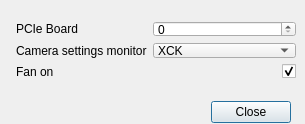
<?xml version="1.0" encoding="UTF-8"?>
<ui version="4.0">
 <class>DialogFanControlClass</class>
 <widget class="QDialog" name="DialogFanControlClass">
  <property name="geometry">
   <rect>
    <x>0</x>
    <y>0</y>
    <width>305</width>
    <height>124</height>
   </rect>
  </property>
  <property name="windowTitle">
   <string>DialogFanControl</string>
  </property>
  <widget class="QWidget" name="gridLayoutWidget">
   <property name="geometry">
    <rect>
     <x>5</x>
     <y>10</y>
     <width>302</width>
     <height>80</height>
    </rect>
   </property>
   <layout class="QGridLayout" name="gridLayout">
    <item row="2" column="0">
     <widget class="QLabel" name="labelFanOn">
      <property name="text">
       <string>Fan on</string>
      </property>
     </widget>
    </item>
    <item row="2" column="1">
     <widget class="QCheckBox" name="checkBoxFanOn">
      <property name="layoutDirection">
       <enum>Qt::LayoutDirection::RightToLeft</enum>
      </property>
      <property name="text">
       <string/>
      </property>
      <property name="checked">
       <bool>true</bool>
      </property>
     </widget>
    </item>
    <item row="0" column="1">
     <widget class="QSpinBox" name="spinBoxPcie"/>
    </item>
    <item row="1" column="1">
     <widget class="QComboBox" name="comboBoxMonitor">
      <item>
       <property name="text">
        <string>XCK</string>
       </property>
      </item>
      <item>
       <property name="text">
        <string>EXP_WIN</string>
       </property>
      </item>
      <item>
       <property name="text">
        <string>ADC_CLK</string>
       </property>
      </item>
      <item>
       <property name="text">
        <string>Vin sample / Fan control</string>
       </property>
      </item>
     </widget>
    </item>
    <item row="1" column="0">
     <widget class="QLabel" name="labelFanControlSet">
      <property name="text">
       <string>Camera settings monitor</string>
      </property>
     </widget>
    </item>
    <item row="0" column="0">
     <widget class="QLabel" name="labelPcie">
      <property name="text">
       <string>PCIe Board</string>
      </property>
     </widget>
    </item>
   </layout>
  </widget>
  <widget class="QDialogButtonBox" name="buttonBox">
   <property name="geometry">
    <rect>
     <x>20</x>
     <y>100</y>
     <width>271</width>
     <height>24</height>
    </rect>
   </property>
   <property name="standardButtons">
    <set>QDialogButtonBox::StandardButton::Close</set>
   </property>
  </widget>
 </widget>
 <layoutdefault spacing="6" margin="11"/>
 <resources/>
 <connections>
  <connection>
   <sender>buttonBox</sender>
   <signal>rejected()</signal>
   <receiver>DialogFanControlClass</receiver>
   <slot>reject()</slot>
   <hints>
    <hint type="sourcelabel">
     <x>143</x>
     <y>113</y>
    </hint>
    <hint type="destinationlabel">
     <x>77</x>
     <y>87</y>
    </hint>
   </hints>
  </connection>
 </connections>
</ui>
